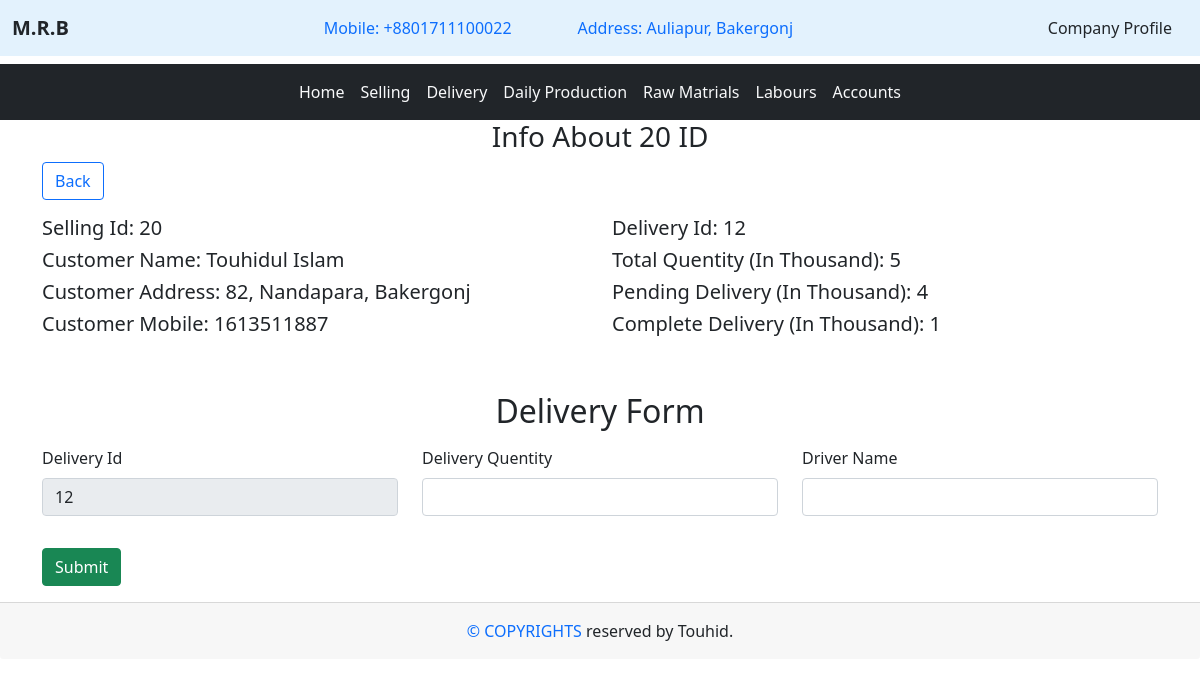
/delivery/delivery_details/12 (signed in), run on the app's committed database.
### home/models.py (models this page shows, shortened)
class Company(models.Model):
    cname = models.TextField(max_length=20)
    cmobile = models.TextField(max_length=14)
    caddress = models.TextField(max_length=100)

### delivery/models.py (models this page shows, shortened)
class Delivery(models.Model):
    selling_id = models.IntegerField()
    customer_name = models.CharField(max_length=50)
    customer_address = models.CharField(max_length=200)
    customer_mobile = models.IntegerField()
    product_quantity = models.IntegerField()
    pending_delivery = models.IntegerField(default = 0)
    delivered = models.IntegerField(default = 0)

### delivery/views.py (the view, shortened to what this page needs)
# urls.py: path('delivery_details/<int:id>', views.delivery_info, name='delivery_details'),
@login_required
def delivery_info(request, id):
    cprofile = get_object_or_404(Company, id=1)
    delivery_instance = get_object_or_404(Delivery, id=id)
    context = {
        'delivery': delivery_instance,
        'profile': cprofile
    }
    return render(request, 'delivery/delivery_details.html', context)

### Templates/delivery/delivery_details.html (shortened to what this page needs)
{% extends "base.html" %}
{% block content %}
<div class="container">
    <h3 class="text-center">Info About {{delivery.selling_id}} ID</h3>
    <div class="mt-2 mb-3">
		<a href="{% url 'delivery' %}" class="btn btn-outline-primary">Back</a>
	</div>
    {% if delivery %}
    <div class="row">
        <div class="col-sm-6">
            <h5>Selling Id: {{delivery.selling_id}}</h5>
            <h5>Customer Name: {{delivery.customer_name}}</h5>
            <h5>Customer Address: {{delivery.customer_address}}</h5>
            <h5>Customer Mobile: {{delivery.customer_mobile}}</h5>
        </div>
        <div class="col-sm-6">
            <h5>Delivery Id: {{delivery.id}}</h5>
            <h5>Total Quentity (In Thousand): {{delivery.product_quantity}}</h5>
            <h5>Pending Delivery (In Thousand): {{delivery.pending_delivery}}</h5>
            <h5>Complete Delivery (In Thousand): {{delivery.delivered}}</h5>
        </div>
    </div>
        {% if pending_delivery != 0 %}
        <h2 class="text-center mt-5">Delivery Form</h2>
        <form action="" method="POST">
            <div class="row mt-3 mb-3">
                <div class="col-md-4">
                    <div class="mb-3">
                        <label for="delivery_quentity" class="form-label">Delivery Id</label>
                        <input type="number" name="delivery_amount" class="form-control" value="{{delivery.id}}" readonly id="delivery_quentity">
                    </div>
                </div>
                <div class="col-md-4">
                    <div class="mb-3">
                        <label for="delivery_quentity" class="form-label">Delivery Quentity</label>
                        <input type="number" name="delivery_amount" class="form-control" id="delivery_quentity">
                    </div>
                </div>
                <div class="col-md-4">
                    <div class="mb-3">
                        <label for="delivery_quentity" class="form-label">Driver Name</label>
                        <input type="text" name="driver_name" class="form-control">
                    </div>
                </div>
            </div>
            <button class="btn btn-success" type="submit">Submit</button>
        </form>
        {% endif %}
    {% endif %}
</div>
{% endblock content %}

### Templates/base.html (shortened to what this page needs)
<!DOCTYPE html>
{% load static %}
<html lang="en">
<head>
    <link rel="stylesheet" href="{% static 'bootstrap/css/bootstrap.min.css' %}">
</head>
<body>
    <header>
        <nav class="navbar navbar-expand-lg" style="background-color: #e3f2fd;">
            <div class="container-fluid">
                <a class="navbar-brand text-dark" href="{% url "home" %}"><b>{{ profile.cname }}</b></a>
                <div class="collapse navbar-collapse" id="navbarSupportedContent">
                    <ul class="navbar-nav m-auto mb-2 mb-lg-0">
                        <li class="nav-item">
                            <a class="nav-link" aria-current="page" href="#">Mobile: {{ profile.cmobile }}</a>
                        </li>
                        <li class="nav-item" style="margin-left: 50px;">
                            <a class="nav-link" aria-current="page" href="#">Address: {{ profile.caddress }}</a>
                        </li>
                    </ul>
                    <div class="d-flex" role="search">
                        <a href="{% url 'company' %}" class="nav-link text-dark">Company Profile</a>
                    </div>
                </div>
            </div>
        </nav>
    </header>
    <div class="mt-2">
        <nav class="navbar navbar-expand-lg bg-dark">
            <div class="container-fluid">
                <div class="collapse navbar-collapse" id="navbarSupportedContent">
                    <ul class="navbar-nav m-auto mb-2 mb-lg-0">
                        <li class="nav-item">
                            <a class="nav-link active text-light" aria-current="page" href="{% url 'home' %}">Home</a>
                        </li>
                        <li class="nav-item">
                            <a class="nav-link active text-light" aria-current="page" href="{% url 'selling' %}">Selling</a>
                        </li>
                        <li class="nav-item">
                            <a class="nav-link active text-light" aria-current="page" href="{% url 'delivery' %}">Delivery</a>
                        </li>
                        <li class="nav-item">
                            <a class="nav-link active text-light" aria-current="page" href="{% url 'production' %}">Daily Production</a>
                        </li>
                        <li class="nav-item">
                            <a class="nav-link active text-light" aria-current="page" href="{% url 'raw_materials' %}">Raw Matrials</a>
                        </li>
                        <li class="nav-item">
                            <a class="nav-link active text-light" aria-current="page" href="{% url 'labours' %}">Labours</a>
                        </li>
                        <li class="nav-item">
                            <a class="nav-link active text-light" aria-current="page" href="{% url 'accounts' %}">Accounts</a>
                        </li>
                    </ul>
                </div>
            </div>
        </nav>
    </div>
    {% block content %}
    {% endblock content %}
    <footer>
        <div class="card-footer text-center p-3 mt-3">
            <span class="text-primary"><span>&#169</span> COPYRIGHTS</span> reserved by Touhid.
        </div>
    </footer>
</body>
</html>

### data on the page
Company: cname "M.R.B", cmobile "+8801711100022", caddress "Auliapur, Bakergonj"
Delivery: selling_id "20", customer_name "Touhidul Islam", customer_address "82, Nandapara, Bakergonj", customer_mobile "1613511887", id "12", product_quantity "5", pending_delivery "4", delivered "1", delivery_amount "12"
